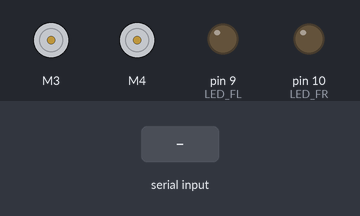
The sketch below on a simulated Arduino Uno, built with avr-gcc and run on an emulated ATmega328P. Parts: 2 × DC motor (green arrow = forward, orange = backward, longer = faster), output pins drawn as LEDs (lit = HIGH). The inputs (shaded band) are chosen by the test bench.

Above: at 1.2 s.
1.3 s: "F" received over the second serial link
At 1.9 s:
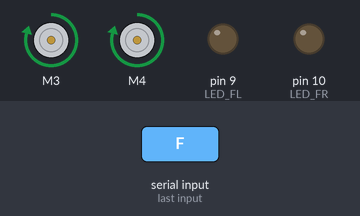
2.8 s: "B" received over the second serial link
At 4.0 s:
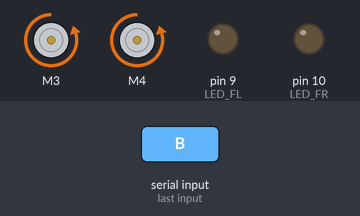
4.3 s: "L" received over the second serial link
At 5.3 s:
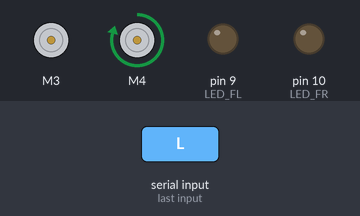
5.8 s: "R" received over the second serial link
At 6.5 s:
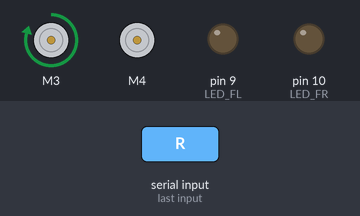
7.3 s: "X" received over the second serial link
At 7.6 s:
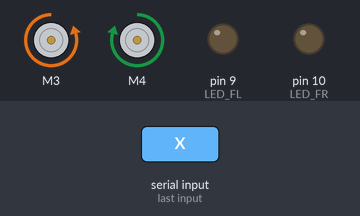
8.8 s: "Y" received over the second serial link
At 10.0 s:
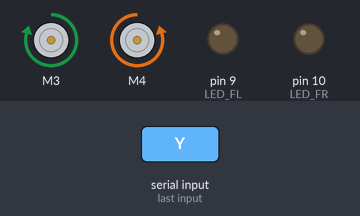
Timing chart, 0 to 11.3 s (numbered marks = the images above; inputs shaded):
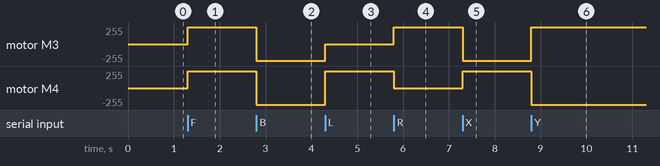

Measured:
- after the input at 1.3 s, motor M3, motor M4: stopped → forward 250/255 at once
- after the input at 2.8 s, motor M3, motor M4: forward 250/255 → backward 250/255 at once
- after the input at 4.3 s, motor M3: backward 250/255 → stopped at once; motor M4: backward 250/255 → forward 250/255 at once
- after the input at 5.8 s, motor M3: stopped → forward 250/255 at once; motor M4: forward 250/255 → stopped at once
- after the input at 7.3 s, motor M3: forward 250/255 → backward 250/255 at once; motor M4: stopped → forward 250/255 at once
- after the input at 8.8 s, motor M3: backward 250/255 → forward 250/255 at once; motor M4: forward 250/255 → backward 250/255 at once

The sketch:

EDU_BT_2wd_btnapp.ino
```cpp
/*  20210815
 *  2WD 블루투스 버튼 제어 주행 프로그램
 *
 */
//#include <Arduino.h>
//#include <Wire.h>
#include <SoftwareSerial.h>
#include <AFMotor.h>
//servo1 : LED_FR //Tx(D10)
//servo2 : LED_FL //Rx(D9)
SoftwareSerial BT(A3,A4);//RX, TX
//pwm2A : D11 ; M1
//pwm2B : D3 ; M2
//pwm0B : D5 ; M3
//pwm0A : D6 ; M4
//DIR_CLK : D4
//DIR_EN : D7
//DIR_SER : D8
//DIR_LAtch : D12
#define LED_FL  9    //LED Front Left
#define LED_FR  10    //LED Front Right
#define LINE_L  A0    //LINE SENSOR Left
#define LINE_R  A5    //LINE SENSOR Right
//terminal 3 and 4 of motor shield
AF_DCMotor motor1(3);//Left
AF_DCMotor motor2(4);//Right

char command;
int SPEED = 250;//motor

boolean FL = false;
boolean FR = false;

void setup() {
    pinMode(LED_FR, OUTPUT);
    pinMode(LED_FL, OUTPUT);
    Serial.begin(9600); //Set the baud rate to your Bluetooth module.
    BT.begin(9600);
    Stop(); //initialize with motors stoped
}

void loop(){

  while (BT.available() > 0) {
    command = BT.read();
    ///Serial.print(command);
  }

  if (FL) {digitalWrite(LED_FL, HIGH);}
  if (!FL) {digitalWrite(LED_FL, LOW);}
  if (FR) {digitalWrite(LED_FR, HIGH); }
  if (!FR) {digitalWrite(LED_FR, LOW); }

  switch (command) {
    case 'F':front();break;
    case 'B':back();break;
    case 'L':left();break;
    case 'R':right();break;
    case 'X':self_left();break;
    case 'Y':self_right();break;
    case 'f':
    case 'b':
    case 'l':
    case 'r':
    case 's':
    case 'S':Stop();break;

    case 'U':FL = true;break;
    case 'u':FL = false;break;
    case 'V':FR = true;break;
    case 'v':FR = false;break;
  }
}

void front() {
  motor1.setSpeed(SPEED);
  motor1.run(FORWARD);
  motor2.setSpeed(SPEED);
  motor2.run(FORWARD);
}
void back() {
  motor1.setSpeed(SPEED);
  motor1.run(BACKWARD);
  motor2.setSpeed(SPEED);
  motor2.run(BACKWARD);
}
void left() {
  motor1.setSpeed(0); //0
  motor1.run(RELEASE);
  motor2.setSpeed(SPEED);
  motor2.run(FORWARD);
}
void right() {
  motor1.setSpeed(SPEED);
  motor1.run(FORWARD);
  motor2.setSpeed(0); //0
  motor2.run(RELEASE);
}
void self_left() {
  motor1.setSpeed(SPEED); //0
  motor1.run(BACKWARD);
  motor2.setSpeed(SPEED);
  motor2.run(FORWARD);
}
void self_right() {
  motor1.setSpeed(SPEED);
  motor1.run(FORWARD);
  motor2.setSpeed(SPEED); //0
  motor2.run(BACKWARD);
}
void Stop()
{
  motor1.setSpeed(0);
  motor2.setSpeed(0);
  motor1.run(RELEASE);
  motor2.run(RELEASE);
}
```
